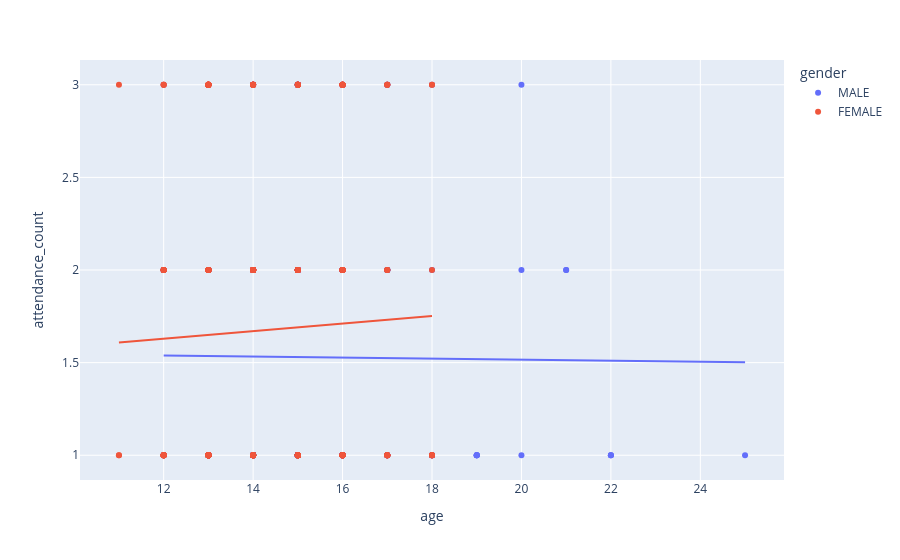

This figure's notebook cell:
### Code cell
px.scatter(participants, x='age', y='attendance_count',
           color='gender',  # optional, adds gender context
           trendline='ols')             # adds a regression trendline

### Figure 1 — Plotly figure (JSON) as saved in the notebook; plotly's stock layout.template omitted (floating-point values rounded to 4 significant figures; data arrays with more than 128 entries replaced by an {"elided": "..."} marker saying what was removed)
{"data": [{"hovertemplate": "gender=MALE<br>age=%{x}<br>attendance_count=%{y}<extra></extra>", "legendgroup": "MALE", "marker": {"color": "#636efa", "symbol": "circle"}, "mode": "markers", "name": "MALE", "orientation": "v", "showlegend": true, "type": "scatter", "x": {"elided": "249 int values"}, "xaxis": "x", "y": {"elided": "249 int values"}, "yaxis": "y"}, {"hovertemplate": "<b>OLS trendline</b><br>attendance_count = -0.00277918 * age + 1.57203<br>R<sup>2</sup>=0.000058<br><br>gender=MALE<br>age=%{x}<br>attendance_count=%{y} <b>(trend)</b><extra></extra>", "legendgroup": "MALE", "marker": {"color": "#636efa", "symbol": "circle"}, "mode": "lines", "name": "MALE", "showlegend": false, "type": "scatter", "x": {"elided": "249 int values"}, "xaxis": "x", "y": {"elided": "249 float values"}, "yaxis": "y"}, {"hovertemplate": "gender=FEMALE<br>age=%{x}<br>attendance_count=%{y}<extra></extra>", "legendgroup": "FEMALE", "marker": {"color": "#EF553B", "symbol": "circle"}, "mode": "markers", "name": "FEMALE", "orientation": "v", "showlegend": true, "type": "scatter", "x": {"elided": "312 int values"}, "xaxis": "x", "y": {"elided": "312 int values"}, "yaxis": "y"}, {"hovertemplate": "<b>OLS trendline</b><br>attendance_count = 0.0205058 * age + 1.38302<br>R<sup>2</sup>=0.001555<br><br>gender=FEMALE<br>age=%{x}<br>attendance_count=%{y} <b>(trend)</b><extra></extra>", "legendgroup": "FEMALE", "marker": {"color": "#EF553B", "symbol": "circle"}, "mode": "lines", "name": "FEMALE", "showlegend": false, "type": "scatter", "x": {"elided": "312 int values"}, "xaxis": "x", "y": {"elided": "312 float values"}, "yaxis": "y"}], "layout": {"legend": {"title": {"text": "gender"}, "tracegroupgap": 0}, "margin": {"t": 60}, "xaxis": {"anchor": "y", "domain": [0, 1], "title": {"text": "age"}}, "yaxis": {"anchor": "x", "domain": [0, 1], "title": {"text": "attendance_count"}}}}
